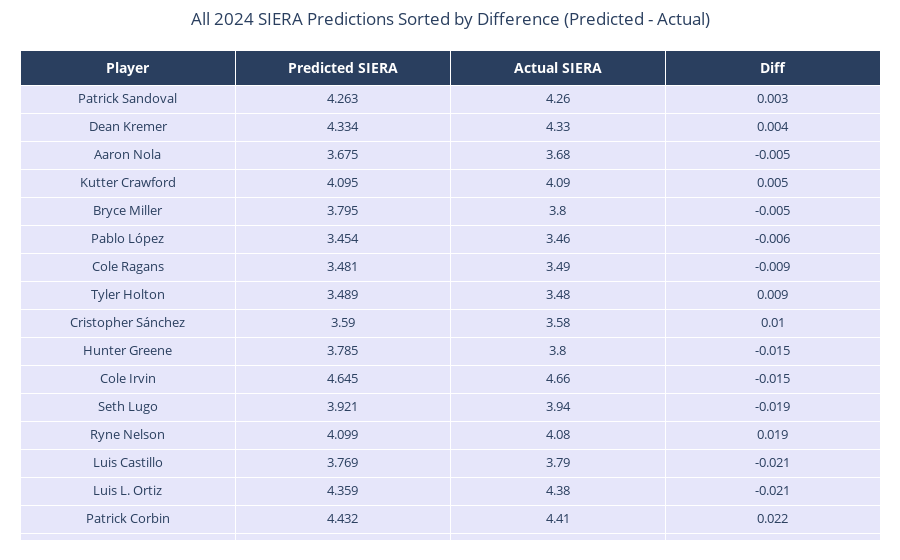

This figure's notebook cell:
### Markdown cell above
More Organized Table and Plots

### Code cell
import plotly.graph_objects as go

# Compute Differences
results_df["Diff"] = results_df["Predicted_2024_SIERA"] - results_df["Actual_2024_SIERA"]
results_df["Diff"] = results_df["Diff"].round(3)
results_df["Abs_Diff"] = results_df["Diff"].abs()

# Sort by Absolute Difference (smallest first)

full_sorted_df = results_df.sort_values(by="Abs_Diff", ascending=True).copy()

# Rename columns for display

pretty_df = full_sorted_df.rename(columns={
    "Name": "Player",
    "Predicted_2024_SIERA": "Predicted SIERA",
    "Actual_2024_SIERA": "Actual SIERA",
    "Diff": "Diff"
})[["Player", "Predicted SIERA", "Actual SIERA", "Diff"]]

# Plotly Table

fig = go.Figure(data=[go.Table(
    header=dict(
        values=["<b>Player</b>", "<b>Predicted SIERA</b>", "<b>Actual SIERA</b>", "<b>Diff</b>"],
        fill_color='#2a3f5f',
        font=dict(color='white', size=14),
        align='center',
        height=30
    ),
    cells=dict(
        values=[
            pretty_df["Player"],
            pretty_df["Predicted SIERA"].round(3),
            pretty_df["Actual SIERA"].round(3),
            pretty_df["Diff"]
        ],
        fill_color='lavender',
        font=dict(size=13),
        align='center',
        height=28
    )
)])


fig.update_layout(
    title_text="All 2024 SIERA Predictions Sorted by Difference (Predicted - Actual)",
    title_x=0.5,
    margin=dict(l=20, r=20, t=50, b=20)
)

fig.show()

# Save as HTML
fig.write_html("full_siera_table.html")

### Figure 1 — Plotly figure (JSON) as saved in the notebook; plotly's stock layout.template omitted (floating-point values rounded to 4 significant figures; data arrays with more than 128 entries replaced by an {"elided": "..."} marker saying what was removed)
{"data": [{"cells": {"align": "center", "fill": {"color": "lavender"}, "font": {"size": 13}, "height": 28, "values": {"elided": "4x121 mixed values"}}, "header": {"align": "center", "fill": {"color": "#2a3f5f"}, "font": {"color": "white", "size": 14}, "height": 30, "values": ["<b>Player</b>", "<b>Predicted SIERA</b>", "<b>Actual SIERA</b>", "<b>Diff</b>"]}, "type": "table"}], "layout": {"margin": {"b": 20, "l": 20, "r": 20, "t": 50}, "title": {"text": "All 2024 SIERA Predictions Sorted by Difference (Predicted - Actual)", "x": 0.5}}}
